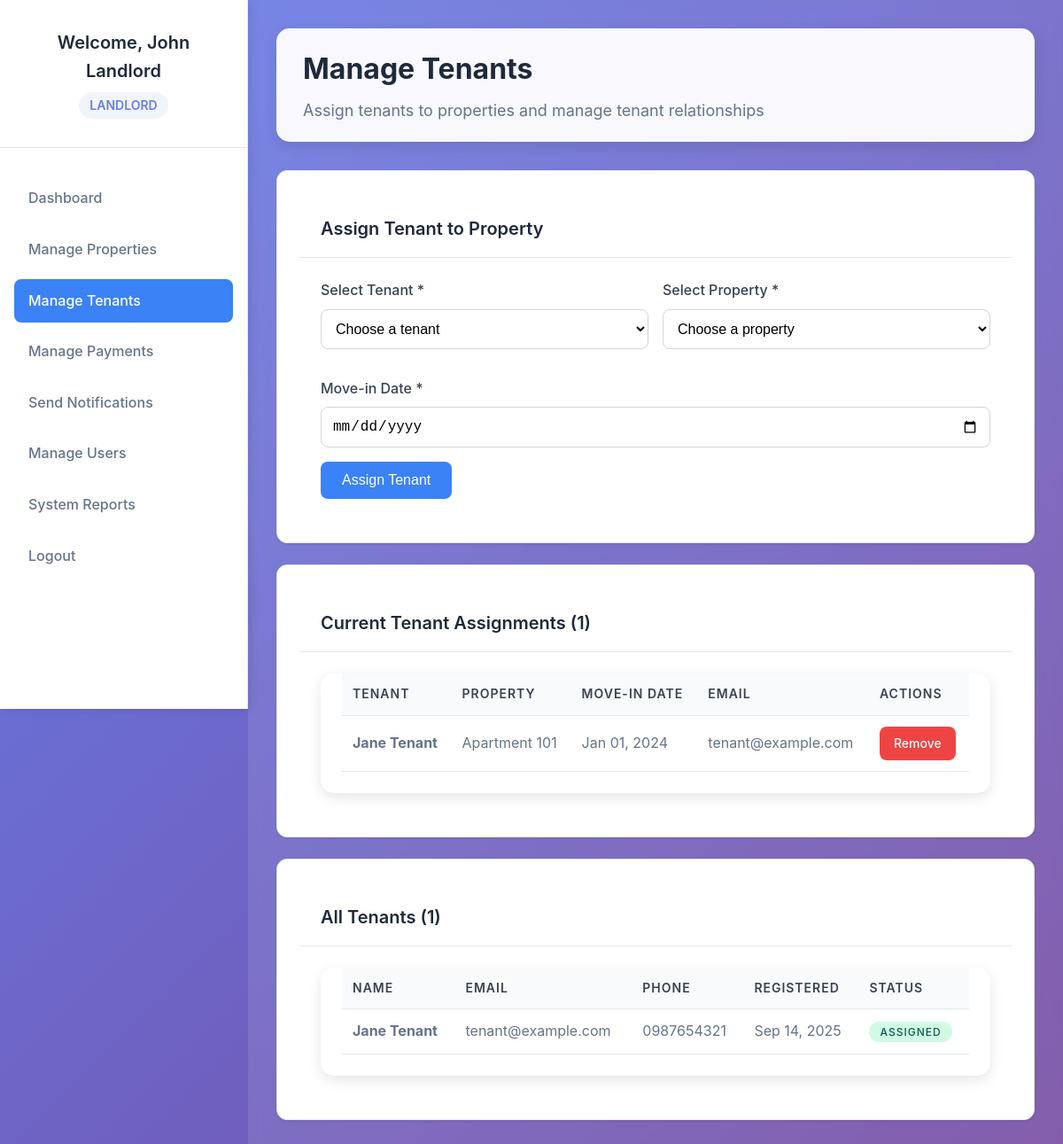
The page /manage_tenants.php (signed in) on the database its author committed.
### tables this page shows
CREATE TABLE users (
    id INT AUTO_INCREMENT PRIMARY KEY,
    username VARCHAR(50) UNIQUE NOT NULL,
    email VARCHAR(100) UNIQUE NOT NULL,
    password VARCHAR(255) NOT NULL,
    full_name VARCHAR(100) NOT NULL,
    phone VARCHAR(20),
    role ENUM('tenant', 'admin', 'landlord') NOT NULL,
    created_at TIMESTAMP DEFAULT CURRENT_TIMESTAMP,
    updated_at TIMESTAMP DEFAULT CURRENT_TIMESTAMP ON UPDATE CURRENT_TIMESTAMP,
    is_active BOOLEAN DEFAULT TRUE
);

CREATE TABLE tenant_properties (
    id INT AUTO_INCREMENT PRIMARY KEY,
    tenant_id INT NOT NULL,
    property_id INT NOT NULL,
    move_in_date DATE NOT NULL,
    move_out_date DATE NULL,
    is_active BOOLEAN DEFAULT TRUE,
    created_at TIMESTAMP DEFAULT CURRENT_TIMESTAMP,
    FOREIGN KEY (tenant_id) REFERENCES users(id) ON DELETE CASCADE,
    FOREIGN KEY (property_id) REFERENCES properties(id) ON DELETE CASCADE
);

CREATE TABLE properties (
    id INT AUTO_INCREMENT PRIMARY KEY,
    property_name VARCHAR(100) NOT NULL,
    address TEXT NOT NULL,
    landlord_id INT NOT NULL,
    monthly_rent DECIMAL(10,2) NOT NULL,
    created_at TIMESTAMP DEFAULT CURRENT_TIMESTAMP,
    FOREIGN KEY (landlord_id) REFERENCES users(id) ON DELETE CASCADE
);

### config.php (called while the page is built, shortened)
<?php
require_once 'database.php';
function isLoggedIn() {
    return isset($_SESSION['user_id']) && !empty($_SESSION['user_id']);
}
function formatDate($date) {
    return date('M d, Y', strtotime($date));
}
function getCurrentUser() {
    $db = new Database();
    $user = $db->fetchOne(
        "SELECT * FROM users WHERE id = ? AND is_active = 1",
        [$_SESSION['user_id']]
    );
    return $user;
}
?>

### database.php (called while the page is built, shortened)
<?php
class Database {
    private $host = DB_HOST;
    private $username = DB_USERNAME;
    private $password = DB_PASSWORD;
    private $database = DB_NAME;
    private $connection;
    private function connect() {
        try {
            $this->connection = new PDO(
                "mysql:host={$this->host};dbname={$this->database};charset=utf8mb4",
                $this->username,
                $this->password,
                [
                    PDO::ATTR_ERRMODE => PDO::ERRMODE_EXCEPTION,
                    PDO::ATTR_DEFAULT_FETCH_MODE => PDO::FETCH_ASSOC,
                    PDO::ATTR_EMULATE_PREPARES => false
                ]
            );
        } catch (PDOException $e) {
            die("Database connection failed: " . $e->getMessage());
        }
    }
    public function query($sql, $params = []) {
        try {
            $stmt = $this->connection->prepare($sql);
            $stmt->execute($params);
            return $stmt;
        } catch (PDOException $e) {
            throw new Exception("Query failed: " . $e->getMessage());
        }
    }
    public function fetchAll($sql, $params = []) {
        return $this->query($sql, $params)->fetchAll();
    }
    public function fetchOne($sql, $params = []) {
        return $this->query($sql, $params)->fetch();
    }
}
?>

### manage_tenants.php (the view, shortened to what this page needs)
<?php
require_once 'config.php';
$user = getCurrentUser();
$db = new Database();
$allTenants = $db->fetchAll("SELECT * FROM users WHERE role = 'tenant' AND is_active = 1 ORDER BY full_name");
$tenantAssignments = $db->fetchAll(
    "SELECT tp.*, u.full_name as tenant_name, u.email as tenant_email, p.property_name
     FROM tenant_properties tp
     JOIN users u ON tp.tenant_id = u.id
     JOIN properties p ON tp.property_id = p.id
     WHERE p.landlord_id = ? AND tp.is_active = 1
     ORDER BY p.property_name, u.full_name",
    [$user['id']]
);
?>
<!DOCTYPE html>
<html lang="en">
<head>
    <link rel="stylesheet" href="style.css">
</head>
<body>
    <div class="dashboard-container">
        <div class="sidebar" id="sidebar">
            <div class="sidebar-header">
                <h2>Welcome, <?php echo htmlspecialchars($user['full_name']); ?></h2>
                <div class="user-role"><?php echo ucfirst($user['role']); ?></div>
            </div>
            <ul class="sidebar-menu">
                <li><a href="<?php echo $user['role'] === 'admin' ? 'admin_dashboard.php' : 'landlord_dashboard.php'; ?>">Dashboard</a></li>
                <li><a href="manage_properties.php">Manage Properties</a></li>
                <li><a href="manage_tenants.php" class="active">Manage Tenants</a></li>
                <li><a href="manage_payments.php">Manage Payments</a></li>
                <li><a href="send_notifications.php">Send Notifications</a></li>
                <li><a href="manage_users.php">Manage Users</a></li>
                <li><a href="system_reports.php">System Reports</a></li>
                <li><a href="logout.php">Logout</a></li>
            </ul>
        </div>
        <div class="main-content">
            <div class="content-header">
                <h1>Manage Tenants</h1>
                <p>Assign tenants to properties and manage tenant relationships</p>
            </div>
            <div class="card">
                <div class="card-header">
                    <h3>Assign Tenant to Property</h3>
                </div>
                <div class="card-content">
                    <form method="POST">
                        <div class="form-row">
                            <div class="form-group">
                                <label for="tenant_id">Select Tenant *</label>
                                <select id="tenant_id" name="tenant_id" required>
                                    <option value="">Choose a tenant</option>
                                </select>
                            </div>
                            <div class="form-group">
                                <label for="property_id">Select Property *</label>
                                <select id="property_id" name="property_id" required>
                                    <option value="">Choose a property</option>
                                </select>
                            </div>
                        </div>
                        <div class="form-group">
                            <label for="move_in_date">Move-in Date *</label>
                            <input type="date" id="move_in_date" name="move_in_date" required>
                        </div>
                        <button type="submit" name="assign_tenant" class="btn btn-primary">Assign Tenant</button>
                    </form>
                </div>
            </div>
            <div class="card">
                <div class="card-header">
                    <h3>Current Tenant Assignments (<?php echo count($tenantAssignments); ?>)</h3>
                </div>
                <div class="card-content">
                    <?php if (empty($tenantAssignments)): ?>
                        <p>No tenants assigned to properties yet.</p>
                    <?php else: ?>
                        <div class="table-container">
                            <table>
                                <thead>
                                    <tr>
                                        <th>Tenant</th>
                                        <th>Property</th>
                                        <th>Move-in Date</th>
                                        <th>Email</th>
                                        <th>Actions</th>
                                    </tr>
                                </thead>
                                <tbody>
                                    <?php foreach ($tenantAssignments as $assignment): ?>
                                        <tr>
                                            <td>
                                                <strong><?php echo htmlspecialchars($assignment['tenant_name']); ?></strong>
                                            </td>
                                            <td><?php echo htmlspecialchars($assignment['property_name']); ?></td>
                                            <td><?php echo formatDate($assignment['move_in_date']); ?></td>
                                            <td><?php echo htmlspecialchars($assignment['tenant_email']); ?></td>
                                            <td>
                                                <a href="?remove=<?php echo $assignment['id']; ?>"
                                                   onclick="return confirm('Are you sure you want to remove this tenant from the property?')"
                                                   class="btn btn-danger">Remove</a>
                                            </td>
                                        </tr>
                                    <?php endforeach; ?>
                                </tbody>
                            </table>
                        </div>
                    <?php endif; ?>
                </div>
            </div>
            <div class="card">
                <div class="card-header">
                    <h3>All Tenants (<?php echo count($allTenants); ?>)</h3>
                </div>
                <div class="card-content">
                    <?php if (empty($allTenants)): ?>
                        <p>No tenants registered in the system yet.</p>
                    <?php else: ?>
                        <div class="table-container">
                            <table>
                                <thead>
                                    <tr>
                                        <th>Name</th>
                                        <th>Email</th>
                                        <th>Phone</th>
                                        <th>Registered</th>
                                        <th>Status</th>
                                    </tr>
                                </thead>
                                <tbody>
                                    <?php foreach ($allTenants as $tenant): ?>
                                        <tr>
                                            <td><strong><?php echo htmlspecialchars($tenant['full_name']); ?></strong></td>
                                            <td><?php echo htmlspecialchars($tenant['email']); ?></td>
                                            <td><?php echo htmlspecialchars($tenant['phone'] ?: 'N/A'); ?></td>
                                            <td><?php echo formatDate($tenant['created_at']); ?></td>
                                            <td>
                                                <?php
                                                $assigned = $db->fetchOne(
                                                    "SELECT id FROM tenant_properties WHERE tenant_id = ? AND is_active = 1",
                                                    [$tenant['id']]
                                                );
                                                if ($assigned) {
                                                    echo '<span class="status-badge status-paid">Assigned</span>';
                                                } else {
                                                    echo '<span class="status-badge status-pending">Available</span>';
                                                }
                                                ?>
                                            </td>
                                        </tr>
                                    <?php endforeach; ?>
                                </tbody>
                            </table>
                        </div>
                    <?php endif; ?>
                </div>
            </div>
        </div>
    </div>
</body>
</html>

### style.css (style rules this page uses)
* { margin: 0; padding: 0; box-sizing: border-box; }
body { font-family: 'Segoe UI', Tahoma, Geneva, Verdana, sans-serif; background: linear-gradient(135deg, #667eea 0%, #764ba2 100%); min-height: 100vh; color: #333; }
.form-group { margin-bottom: 20px; }
.form-group label { display: block; margin-bottom: 8px; color: #4a5568; font-weight: 500; }
.form-group input { width: 100%; padding: 12px 15px; border: 2px solid #e2e8f0; border-radius: 8px; font-size: 16px; transition: border-color 0.3s ease; }
.btn { padding: 12px 24px; border: none; border-radius: 8px; font-size: 16px; font-weight: 600; cursor: pointer; transition: all 0.3s ease; text-decoration: none; display: inline-block; text-align: center; }
.btn-primary { background: linear-gradient(135deg, #667eea 0%, #764ba2 100%); color: white; }
.dashboard-container { display: flex; min-height: 100vh; }
.sidebar { width: 250px; background: rgba(255, 255, 255, 0.95); backdrop-filter: blur(10px); padding: 20px; box-shadow: 2px 0 10px rgba(0, 0, 0, 0.1); }
.sidebar-header { text-align: center; margin-bottom: 30px; padding-bottom: 20px; border-bottom: 1px solid #e2e8f0; }
.sidebar-header h2 { color: #4a5568; font-size: 20px; }
.sidebar-header .user-role { color: #667eea; font-size: 14px; text-transform: uppercase; font-weight: 600; }
.sidebar-menu { list-style: none; }
.sidebar-menu li { margin-bottom: 10px; }
.sidebar-menu a { display: flex; align-items: center; padding: 12px 15px; color: #4a5568; text-decoration: none; border-radius: 8px; transition: all 0.3s ease; }
.sidebar-menu a:hover, .sidebar-menu a.active { background: linear-gradient(135deg, #667eea 0%, #764ba2 100%); color: white; }
.main-content { flex: 1; padding: 30px; background: rgba(255, 255, 255, 0.1); backdrop-filter: blur(10px); }
.content-header { background: rgba(255, 255, 255, 0.95); padding: 20px 30px; border-radius: 15px; margin-bottom: 30px; box-shadow: 0 5px 15px rgba(0, 0, 0, 0.1); }
.content-header h1 { color: #4a5568; font-size: 28px; margin-bottom: 5px; }
.content-header p { color: #718096; font-size: 16px; }
.card { background: rgba(255, 255, 255, 0.95); border-radius: 15px; padding: 25px; margin-bottom: 20px; box-shadow: 0 5px 15px rgba(0, 0, 0, 0.1); backdrop-filter: blur(10px); }
.card-header { display: flex; justify-content: between; align-items: center; margin-bottom: 20px; padding-bottom: 15px; border-bottom: 1px solid #e2e8f0; }
.card-header h3 { color: #4a5568; font-size: 20px; }
.table-container { overflow-x: auto; border-radius: 15px; box-shadow: 0 5px 15px rgba(0, 0, 0, 0.1); }
table { width: 100%; border-collapse: collapse; background: rgba(255, 255, 255, 0.95); backdrop-filter: blur(10px); }
th, td { padding: 15px; text-align: left; border-bottom: 1px solid #e2e8f0; }
th { background: linear-gradient(135deg, #667eea 0%, #764ba2 100%); color: white; font-weight: 600; text-transform: uppercase; letter-spacing: 1px; font-size: 14px; }
.status-badge { padding: 6px 12px; border-radius: 20px; font-size: 12px; font-weight: 600; text-transform: uppercase; letter-spacing: 1px; }
.status-paid { background: #c6f6d5; color: #22543d; }
.form-row { display: grid; grid-template-columns: repeat(auto-fit, minmax(250px, 1fr)); gap: 20px; margin-bottom: 20px; }
.form-group select { width: 100%; padding: 12px 15px; border: 2px solid #e2e8f0; border-radius: 8px; font-size: 16px; background: white; }

### rows shown on the page
users: full_name "John Landlord", role+full_name "LANDLORD"
tenant_properties: tenant.full_name "Jane Tenant", property.property_name "Apartment 101", move_in_date "Jan 01, 2024", tenant.email "tenant@example.com"
users: full_name "Jane Tenant", email "tenant@example.com", phone "0987654321", created_at "Sep 14, 2025"

### other values the page prints
count($tenantAssignments) "1"
count($allTenants) "1"
